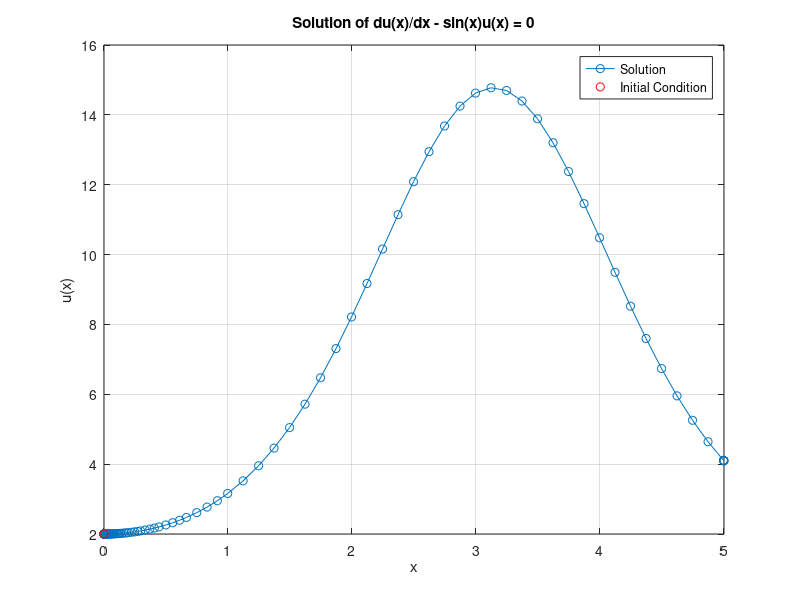

Here is the MATLAB script that generated this plot:
% Define the function representing the ODE
ode_func = @(x, u) sin(x) * u;

% Define the range of x values for the solution
x_span = [0, 5]; % Adjust the range as needed

% Define the initial condition
initial_condition = 2;

% Solve the ODE using ode45
[x, u] = ode45(ode_func, x_span, initial_condition);

% Plot the solution
plot(x, u, '-o');
xlabel('x');
ylabel('u(x)');
title('Solution of du(x)/dx - sin(x)u(x) = 0');
grid on;

% Display the initial condition
hold on;
plot(0, initial_condition, 'ro'); % Mark the initial condition point
legend('Solution', 'Initial Condition');
hold off;
